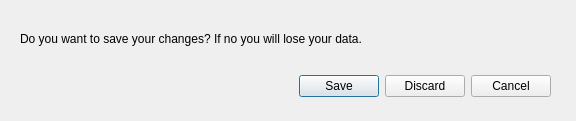
<?xml version="1.0" encoding="UTF-8"?>
<ui version="4.0">
 <class>Dialog</class>
 <widget class="QDialog" name="Dialog">
  <property name="geometry">
   <rect>
    <x>0</x>
    <y>0</y>
    <width>576</width>
    <height>121</height>
   </rect>
  </property>
  <property name="minimumSize">
   <size>
    <width>576</width>
    <height>121</height>
   </size>
  </property>
  <property name="maximumSize">
   <size>
    <width>576</width>
    <height>121</height>
   </size>
  </property>
  <property name="windowTitle">
   <string>Dialog</string>
  </property>
  <widget class="QDialogButtonBox" name="buttonBox">
   <property name="geometry">
    <rect>
     <x>190</x>
     <y>70</y>
     <width>361</width>
     <height>32</height>
    </rect>
   </property>
   <property name="orientation">
    <enum>Qt::Horizontal</enum>
   </property>
   <property name="standardButtons">
    <set>QDialogButtonBox::Cancel|QDialogButtonBox::Discard|QDialogButtonBox::Save</set>
   </property>
   <property name="centerButtons">
    <bool>false</bool>
   </property>
  </widget>
  <widget class="QLabel" name="label">
   <property name="geometry">
    <rect>
     <x>20</x>
     <y>30</y>
     <width>511</width>
     <height>17</height>
    </rect>
   </property>
   <property name="text">
    <string>Do you want to save your changes? If no you will lose your data.</string>
   </property>
  </widget>
 </widget>
 <resources/>
 <connections>
  <connection>
   <sender>buttonBox</sender>
   <signal>accepted()</signal>
   <receiver>Dialog</receiver>
   <slot>accept()</slot>
   <hints>
    <hint type="sourcelabel">
     <x>248</x>
     <y>254</y>
    </hint>
    <hint type="destinationlabel">
     <x>157</x>
     <y>274</y>
    </hint>
   </hints>
  </connection>
  <connection>
   <sender>buttonBox</sender>
   <signal>rejected()</signal>
   <receiver>Dialog</receiver>
   <slot>reject()</slot>
   <hints>
    <hint type="sourcelabel">
     <x>316</x>
     <y>260</y>
    </hint>
    <hint type="destinationlabel">
     <x>286</x>
     <y>274</y>
    </hint>
   </hints>
  </connection>
 </connections>
</ui>
